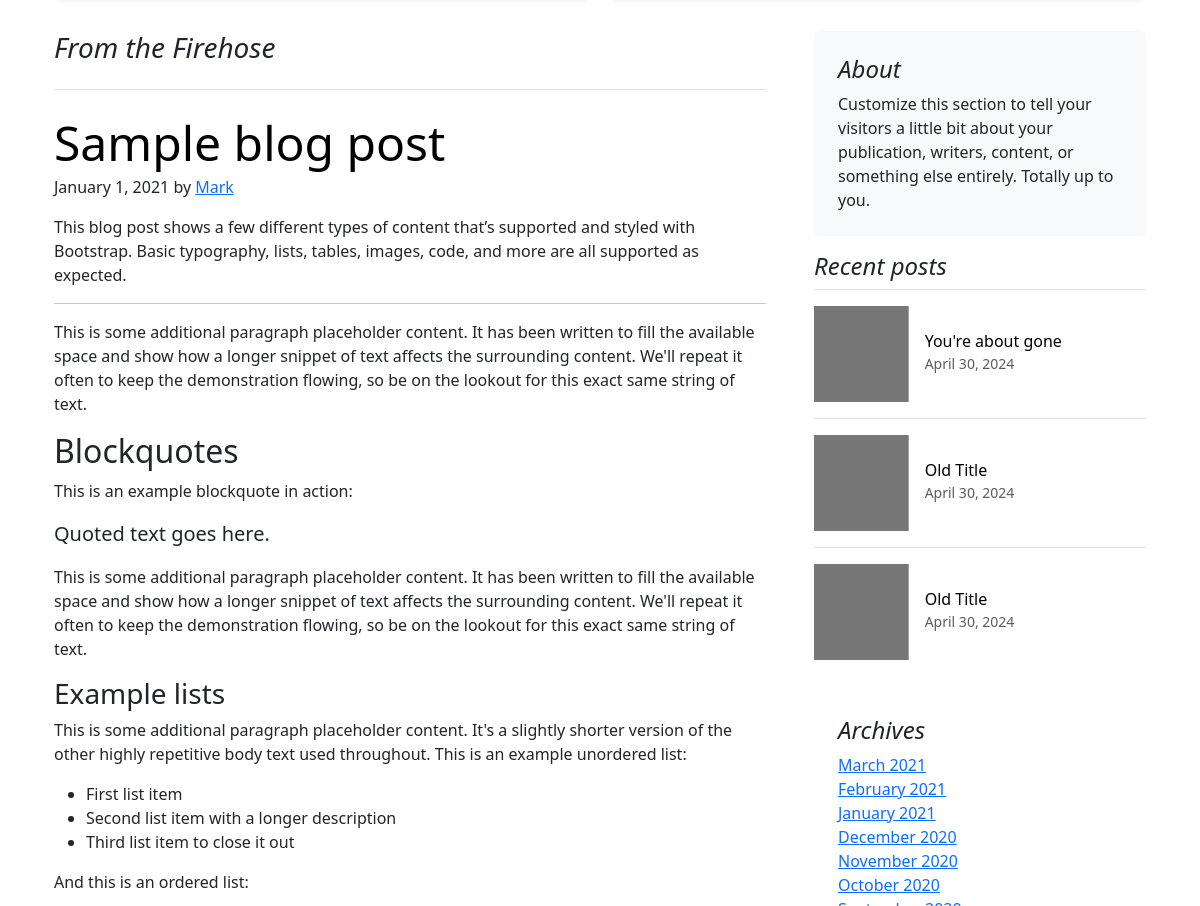
The app's page / (middle part), older data.
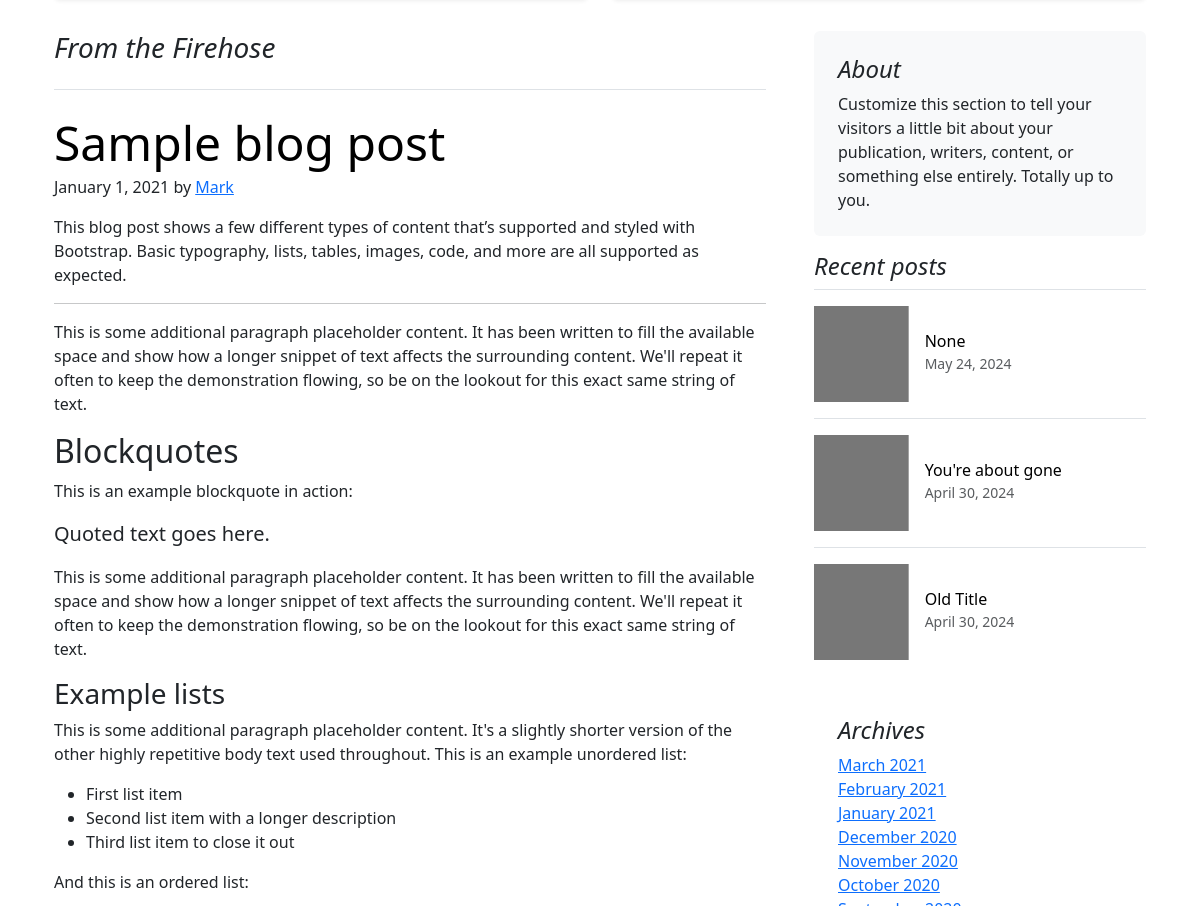
The same page, newer data.
### blog/models.py (models this page shows, shortened)
class BaseModel(models.Model):
    created_at = models.DateTimeField(auto_now_add=True)
    updated_at = models.DateTimeField(auto_now=True)
    class Meta:
        abstract = True

class Post(BaseModel, models.Model):
    CategoriesEnum = CategoriesEnum
    title = models.CharField(max_length=200, null=True, blank=True)
    quote = models.TextField(max_length=300, null=True, blank=True )
    content = tinymce_models.HTMLField()
    image = models.ImageField(upload_to='images/', default='images/how-to-write-a-blog-post.png')
    author = models.ForeignKey(User, on_delete=models.CASCADE, related_name='posts')
    category = models.CharField(max_length=2, choices=CategoriesEnum.choices, default=CategoriesEnum.UNCATEGORIZED)
    views = models.PositiveIntegerField(default=0)

### blog/views.py (the view)
# urls.py: path('', blog_views.index, name=''),
def index(request):
    articles = Post.objects.all()
    recent_articles = Post.objects.order_by('-created_at')[:3]
    featured_article = Post.objects.order_by('-views').first()
    return render(request, 'index.html', {'articles': articles,
                                          'recent_articles': recent_articles,
                                          'featured_article': featured_article})

### blog/templates/index.html (shortened to what this page needs)
{% extends 'base.html' %}
{% block body %}
  <main class="container">
    <div class="row mb-2">
      <div class="col-md-6">
      </div>
      <div class="col-md-6">
      </div>
    </div>
    <div class="row g-5">
      <div class="col-md-8">
        <h3 class="pb-4 mb-4 fst-italic border-bottom">
          From the Firehose
        </h3>
        <article class="blog-post">
          <h2 class="display-5 link-body-emphasis mb-1">Sample blog post</h2>
          <p class="blog-post-meta">January 1, 2021 by <a href="#">Mark</a></p>
          <p>This blog post shows a few different types of content that’s supported and styled with Bootstrap. Basic typography, lists, tables, images, code, and more are all supported as expected.</p>
          <hr>
          <p>This is some additional paragraph placeholder content. It has been written to fill the available space and show how a longer snippet of text affects the surrounding content. We'll repeat it often to keep the demonstration flowing, so be on the lookout for this exact same string of text.</p>
          <h2>Blockquotes</h2>
          <p>This is an example blockquote in action:</p>
          <blockquote class="blockquote">
            <p>Quoted text goes here.</p>
          </blockquote>
          <p>This is some additional paragraph placeholder content. It has been written to fill the available space and show how a longer snippet of text affects the surrounding content. We'll repeat it often to keep the demonstration flowing, so be on the lookout for this exact same string of text.</p>
          <h3>Example lists</h3>
          <p>This is some additional paragraph placeholder content. It's a slightly shorter version of the other highly repetitive body text used throughout. This is an example unordered list:</p>
          <ul>
            <li>First list item</li>
            <li>Second list item with a longer description</li>
            <li>Third list item to close it out</li>
          </ul>
          <p>And this is an ordered list:</p>
        </article>
      </div>
      <div class="col-md-4">
        <div class="position-sticky" style="top: 2rem;">
          <div class="p-4 mb-3 bg-body-tertiary rounded">
            <h4 class="fst-italic">About</h4>
            <p class="mb-0">Customize this section to tell your visitors a little bit about your publication, writers, content, or something else entirely. Totally up to you.</p>
          </div>
          <div>
            <h4 class="fst-italic">Recent posts</h4>
            <ul class="list-unstyled">
              {% for article in recent_articles %}
              <li>
                <a class="d-flex flex-column flex-lg-row gap-3 align-items-start align-items-lg-center py-3 link-body-emphasis text-decoration-none border-top" href="#">
                  <svg class="bd-placeholder-img" width="100%" height="96" xmlns="http://www.w3.org/2000/svg" aria-hidden="true" preserveAspectRatio="xMidYMid slice" focusable="false"><rect width="100%" height="100%" fill="#777"/></svg>
                  <div class="col-lg-8">
                    <h6 class="mb-0">{{article.title}}</h6>
                    <small class="text-body-secondary">{{article.created_at|date}}</small>
                  </div>
                </a>
              </li>
              {% endfor %}
            </ul>
          </div>
          <div class="p-4">
            <h4 class="fst-italic">Archives</h4>
            <ol class="list-unstyled mb-0">
              <li><a href="#">March 2021</a></li>
              <li><a href="#">February 2021</a></li>
              <li><a href="#">January 2021</a></li>
              <li><a href="#">December 2020</a></li>
              <li><a href="#">November 2020</a></li>
              <li><a href="#">October 2020</a></li>
              <li><a href="#">September 2020</a></li>
            </ol>
          </div>
        </div>
      </div>
    </div>
  </main>
{% endblock %}

Row changes from the older to the newer data that the page shows:
no longer on this page (row unchanged): Post: title "Old Title", created_at "April 30, 2024"
added Post: title "None", created_at "May 24, 2024"
